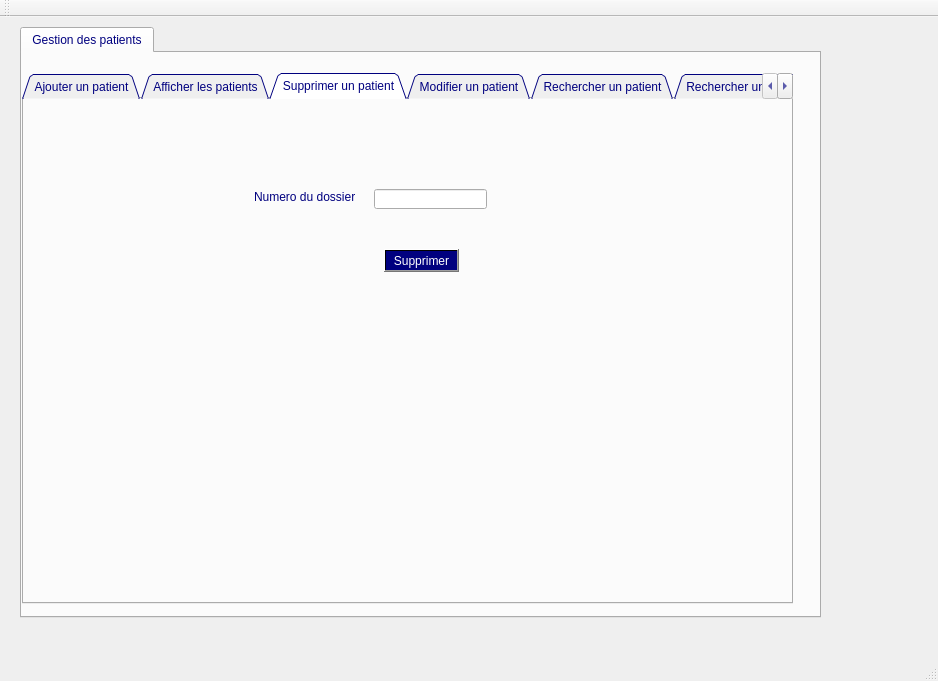
<?xml version="1.0" encoding="UTF-8"?>
<ui version="4.0">
 <class>MainWindow</class>
 <widget class="QMainWindow" name="MainWindow">
  <property name="geometry">
   <rect>
    <x>0</x>
    <y>0</y>
    <width>938</width>
    <height>681</height>
   </rect>
  </property>
  <property name="windowTitle">
   <string>Gestion des patients</string>
  </property>
  <widget class="QWidget" name="centralWidget">
   <widget class="QTabWidget" name="tabWidget_2">
    <property name="geometry">
     <rect>
      <x>20</x>
      <y>10</y>
      <width>801</width>
      <height>591</height>
     </rect>
    </property>
    <property name="styleSheet">
     <string notr="true">color:rgb(0,0,127);</string>
    </property>
    <property name="currentIndex">
     <number>0</number>
    </property>
    <widget class="QWidget" name="tab_4">
     <attribute name="title">
      <string>Gestion des patients</string>
     </attribute>
     <widget class="QTabWidget" name="tabWidget">
      <property name="geometry">
       <rect>
        <x>0</x>
        <y>20</y>
        <width>771</width>
        <height>531</height>
       </rect>
      </property>
      <property name="styleSheet">
       <string notr="true">color:rgb(0,0,127);</string>
      </property>
      <property name="tabPosition">
       <enum>QTabWidget::North</enum>
      </property>
      <property name="tabShape">
       <enum>QTabWidget::Triangular</enum>
      </property>
      <property name="currentIndex">
       <number>2</number>
      </property>
      <property name="elideMode">
       <enum>Qt::ElideNone</enum>
      </property>
      <property name="tabsClosable">
       <bool>false</bool>
      </property>
      <property name="movable">
       <bool>false</bool>
      </property>
      <property name="tabBarAutoHide">
       <bool>false</bool>
      </property>
      <widget class="QWidget" name="tab">
       <attribute name="title">
        <string>Ajouter un patient</string>
       </attribute>
       <widget class="QGroupBox" name="groupBox_2">
        <property name="geometry">
         <rect>
          <x>100</x>
          <y>30</y>
          <width>591</width>
          <height>461</height>
         </rect>
        </property>
        <property name="styleSheet">
         <string notr="true">color:rgb(0,0,127);</string>
        </property>
        <property name="title">
         <string>Ajouter un dossier</string>
        </property>
        <widget class="QLineEdit" name="nom">
         <property name="geometry">
          <rect>
           <x>280</x>
           <y>100</y>
           <width>171</width>
           <height>22</height>
          </rect>
         </property>
        </widget>
        <widget class="QLabel" name="label_16">
         <property name="geometry">
          <rect>
           <x>50</x>
           <y>100</y>
           <width>191</width>
           <height>20</height>
          </rect>
         </property>
         <property name="text">
          <string>Nom </string>
         </property>
        </widget>
        <widget class="QLabel" name="label_18">
         <property name="geometry">
          <rect>
           <x>50</x>
           <y>200</y>
           <width>191</width>
           <height>20</height>
          </rect>
         </property>
         <property name="text">
          <string>dernier rdv</string>
         </property>
        </widget>
        <widget class="QLineEdit" name="drdv">
         <property name="geometry">
          <rect>
           <x>280</x>
           <y>200</y>
           <width>171</width>
           <height>22</height>
          </rect>
         </property>
        </widget>
        <widget class="QLabel" name="label_19">
         <property name="geometry">
          <rect>
           <x>50</x>
           <y>260</y>
           <width>191</width>
           <height>20</height>
          </rect>
         </property>
         <property name="text">
          <string>maladie</string>
         </property>
        </widget>
        <widget class="QLineEdit" name="maladie">
         <property name="geometry">
          <rect>
           <x>280</x>
           <y>260</y>
           <width>171</width>
           <height>22</height>
          </rect>
         </property>
        </widget>
        <widget class="QLineEdit" name="obs">
         <property name="geometry">
          <rect>
           <x>280</x>
           <y>310</y>
           <width>171</width>
           <height>22</height>
          </rect>
         </property>
         <property name="text">
          <string/>
         </property>
        </widget>
        <widget class="QLabel" name="label_20">
         <property name="geometry">
          <rect>
           <x>50</x>
           <y>310</y>
           <width>191</width>
           <height>20</height>
          </rect>
         </property>
         <property name="text">
          <string>observation</string>
         </property>
        </widget>
        <widget class="QLabel" name="label_21">
         <property name="geometry">
          <rect>
           <x>50</x>
           <y>150</y>
           <width>191</width>
           <height>20</height>
          </rect>
         </property>
         <property name="text">
          <string>Prenom </string>
         </property>
        </widget>
        <widget class="QLineEdit" name="prenom">
         <property name="geometry">
          <rect>
           <x>280</x>
           <y>150</y>
           <width>171</width>
           <height>22</height>
          </rect>
         </property>
        </widget>
        <widget class="QLabel" name="label_22">
         <property name="geometry">
          <rect>
           <x>50</x>
           <y>60</y>
           <width>191</width>
           <height>20</height>
          </rect>
         </property>
         <property name="text">
          <string>Numero de dossier</string>
         </property>
        </widget>
        <widget class="QLineEdit" name="nump">
         <property name="geometry">
          <rect>
           <x>280</x>
           <y>60</y>
           <width>171</width>
           <height>22</height>
          </rect>
         </property>
        </widget>
        <widget class="QPushButton" name="pb_ajouter">
         <property name="geometry">
          <rect>
           <x>380</x>
           <y>380</y>
           <width>75</width>
           <height>23</height>
          </rect>
         </property>
         <property name="styleSheet">
          <string notr="true">background-color: qlineargradient(spread:pad, x1:0.631, y1:0.420455, x2:1, y2:0, stop:1 rgba(0, 0, 127, 255));
color: rgb(255, 255, 255);</string>
         </property>
         <property name="text">
          <string>Ajouter</string>
         </property>
        </widget>
        <widget class="QLabel" name="pic_1">
         <property name="geometry">
          <rect>
           <x>0</x>
           <y>20</y>
           <width>771</width>
           <height>521</height>
          </rect>
         </property>
         <property name="text">
          <string/>
         </property>
        </widget>
        <zorder>pic_1</zorder>
        <zorder>nom</zorder>
        <zorder>label_16</zorder>
        <zorder>label_18</zorder>
        <zorder>drdv</zorder>
        <zorder>label_19</zorder>
        <zorder>maladie</zorder>
        <zorder>obs</zorder>
        <zorder>label_20</zorder>
        <zorder>label_21</zorder>
        <zorder>prenom</zorder>
        <zorder>label_22</zorder>
        <zorder>nump</zorder>
        <zorder>pb_ajouter</zorder>
       </widget>
       <widget class="QLabel" name="p1">
        <property name="geometry">
         <rect>
          <x>0</x>
          <y>0</y>
          <width>771</width>
          <height>531</height>
         </rect>
        </property>
        <property name="text">
         <string/>
        </property>
       </widget>
       <zorder>p1</zorder>
       <zorder>groupBox_2</zorder>
      </widget>
      <widget class="QWidget" name="tab_2">
       <attribute name="title">
        <string>Afficher les patients</string>
       </attribute>
       <widget class="QTableView" name="tabpatient">
        <property name="geometry">
         <rect>
          <x>10</x>
          <y>10</y>
          <width>731</width>
          <height>491</height>
         </rect>
        </property>
       </widget>
       <widget class="QLabel" name="p2">
        <property name="geometry">
         <rect>
          <x>0</x>
          <y>0</y>
          <width>771</width>
          <height>531</height>
         </rect>
        </property>
        <property name="text">
         <string/>
        </property>
       </widget>
       <zorder>p2</zorder>
       <zorder>tabpatient</zorder>
      </widget>
      <widget class="QWidget" name="tab_3">
       <attribute name="title">
        <string>Supprimer un patient</string>
       </attribute>
       <widget class="QLineEdit" name="lineEdit_id_2">
        <property name="geometry">
         <rect>
          <x>350</x>
          <y>90</y>
          <width>113</width>
          <height>20</height>
         </rect>
        </property>
       </widget>
       <widget class="QLabel" name="label_4">
        <property name="geometry">
         <rect>
          <x>230</x>
          <y>90</y>
          <width>101</width>
          <height>16</height>
         </rect>
        </property>
        <property name="text">
         <string>Numero du dossier</string>
        </property>
       </widget>
       <widget class="QPushButton" name="pb_supprimer">
        <property name="geometry">
         <rect>
          <x>360</x>
          <y>150</y>
          <width>75</width>
          <height>23</height>
         </rect>
        </property>
        <property name="styleSheet">
         <string notr="true">background-color: qlineargradient(spread:pad, x1:0.631, y1:0.420455, x2:1, y2:0, stop:1 rgba(0, 0, 127, 255));
color: rgb(255, 255, 255);</string>
        </property>
        <property name="text">
         <string>Supprimer</string>
        </property>
       </widget>
       <widget class="QLabel" name="p3">
        <property name="geometry">
         <rect>
          <x>0</x>
          <y>0</y>
          <width>771</width>
          <height>531</height>
         </rect>
        </property>
        <property name="text">
         <string/>
        </property>
       </widget>
       <zorder>p3</zorder>
       <zorder>lineEdit_id_2</zorder>
       <zorder>label_4</zorder>
       <zorder>pb_supprimer</zorder>
      </widget>
      <widget class="QWidget" name="tab_6">
       <attribute name="title">
        <string>Modifier un patient</string>
       </attribute>
       <widget class="QGroupBox" name="groupBox">
        <property name="geometry">
         <rect>
          <x>90</x>
          <y>10</y>
          <width>591</width>
          <height>481</height>
         </rect>
        </property>
        <property name="title">
         <string>Modifier un dossier</string>
        </property>
        <widget class="QLabel" name="label_6">
         <property name="geometry">
          <rect>
           <x>50</x>
           <y>70</y>
           <width>191</width>
           <height>20</height>
          </rect>
         </property>
         <property name="text">
          <string>numero de dossier</string>
         </property>
        </widget>
        <widget class="QLineEdit" name="m1">
         <property name="geometry">
          <rect>
           <x>280</x>
           <y>70</y>
           <width>171</width>
           <height>22</height>
          </rect>
         </property>
        </widget>
        <widget class="QLabel" name="label_8">
         <property name="geometry">
          <rect>
           <x>50</x>
           <y>240</y>
           <width>191</width>
           <height>20</height>
          </rect>
         </property>
         <property name="text">
          <string>dernier rdv</string>
         </property>
        </widget>
        <widget class="QLineEdit" name="m4">
         <property name="geometry">
          <rect>
           <x>280</x>
           <y>240</y>
           <width>171</width>
           <height>22</height>
          </rect>
         </property>
        </widget>
        <widget class="QLabel" name="label_9">
         <property name="geometry">
          <rect>
           <x>50</x>
           <y>290</y>
           <width>191</width>
           <height>20</height>
          </rect>
         </property>
         <property name="text">
          <string>maladie</string>
         </property>
        </widget>
        <widget class="QLineEdit" name="m5">
         <property name="geometry">
          <rect>
           <x>280</x>
           <y>290</y>
           <width>171</width>
           <height>22</height>
          </rect>
         </property>
        </widget>
        <widget class="QLineEdit" name="m6">
         <property name="geometry">
          <rect>
           <x>280</x>
           <y>340</y>
           <width>171</width>
           <height>22</height>
          </rect>
         </property>
         <property name="text">
          <string/>
         </property>
        </widget>
        <widget class="QLabel" name="label_11">
         <property name="geometry">
          <rect>
           <x>50</x>
           <y>340</y>
           <width>191</width>
           <height>20</height>
          </rect>
         </property>
         <property name="text">
          <string>observation</string>
         </property>
        </widget>
        <widget class="QPushButton" name="modif">
         <property name="geometry">
          <rect>
           <x>350</x>
           <y>420</y>
           <width>93</width>
           <height>28</height>
          </rect>
         </property>
         <property name="styleSheet">
          <string notr="true">background-color: qlineargradient(spread:pad, x1:0.631, y1:0.420455, x2:1, y2:0, stop:1 rgba(0, 0, 127, 255));
color: rgb(255, 255, 255);</string>
         </property>
         <property name="text">
          <string>Confirmer</string>
         </property>
        </widget>
        <widget class="QLineEdit" name="m3">
         <property name="geometry">
          <rect>
           <x>280</x>
           <y>190</y>
           <width>171</width>
           <height>22</height>
          </rect>
         </property>
        </widget>
        <widget class="QLabel" name="label_29">
         <property name="geometry">
          <rect>
           <x>50</x>
           <y>140</y>
           <width>191</width>
           <height>20</height>
          </rect>
         </property>
         <property name="text">
          <string>Nom </string>
         </property>
        </widget>
        <widget class="QLabel" name="label_28">
         <property name="geometry">
          <rect>
           <x>50</x>
           <y>190</y>
           <width>191</width>
           <height>20</height>
          </rect>
         </property>
         <property name="text">
          <string>Prenom </string>
         </property>
        </widget>
        <widget class="QLineEdit" name="m2">
         <property name="geometry">
          <rect>
           <x>280</x>
           <y>140</y>
           <width>171</width>
           <height>22</height>
          </rect>
         </property>
        </widget>
       </widget>
       <widget class="QLabel" name="p4">
        <property name="geometry">
         <rect>
          <x>0</x>
          <y>0</y>
          <width>771</width>
          <height>531</height>
         </rect>
        </property>
        <property name="text">
         <string>TextLabel</string>
        </property>
       </widget>
       <zorder>p4</zorder>
       <zorder>groupBox</zorder>
      </widget>
      <widget class="QWidget" name="tab_5">
       <attribute name="title">
        <string>Rechercher un patient</string>
       </attribute>
       <widget class="QTableView" name="tabr">
        <property name="geometry">
         <rect>
          <x>10</x>
          <y>220</y>
          <width>741</width>
          <height>91</height>
         </rect>
        </property>
       </widget>
       <widget class="QLabel" name="label_5">
        <property name="geometry">
         <rect>
          <x>150</x>
          <y>140</y>
          <width>101</width>
          <height>16</height>
         </rect>
        </property>
        <property name="text">
         <string>Numero du dossier</string>
        </property>
       </widget>
       <widget class="QLineEdit" name="rech">
        <property name="geometry">
         <rect>
          <x>270</x>
          <y>140</y>
          <width>113</width>
          <height>20</height>
         </rect>
        </property>
       </widget>
       <widget class="QLabel" name="p5">
        <property name="geometry">
         <rect>
          <x>0</x>
          <y>0</y>
          <width>771</width>
          <height>531</height>
         </rect>
        </property>
        <property name="text">
         <string/>
        </property>
       </widget>
       <zorder>p5</zorder>
       <zorder>tabr</zorder>
       <zorder>label_5</zorder>
       <zorder>rech</zorder>
      </widget>
      <widget class="QWidget" name="tab_7">
       <attribute name="title">
        <string>Rechercher un ordonnance</string>
       </attribute>
       <widget class="QLineEdit" name="rech2">
        <property name="geometry">
         <rect>
          <x>340</x>
          <y>150</y>
          <width>113</width>
          <height>20</height>
         </rect>
        </property>
       </widget>
       <widget class="QTableView" name="tabr2">
        <property name="geometry">
         <rect>
          <x>10</x>
          <y>220</y>
          <width>741</width>
          <height>91</height>
         </rect>
        </property>
       </widget>
       <widget class="QLabel" name="label_7">
        <property name="geometry">
         <rect>
          <x>220</x>
          <y>150</y>
          <width>101</width>
          <height>16</height>
         </rect>
        </property>
        <property name="text">
         <string>Numero du dossier</string>
        </property>
       </widget>
       <widget class="QLabel" name="p6">
        <property name="geometry">
         <rect>
          <x>0</x>
          <y>0</y>
          <width>771</width>
          <height>531</height>
         </rect>
        </property>
        <property name="text">
         <string/>
        </property>
       </widget>
       <zorder>p6</zorder>
       <zorder>rech2</zorder>
       <zorder>tabr2</zorder>
       <zorder>label_7</zorder>
      </widget>
     </widget>
    </widget>
   </widget>
   <widget class="QLabel" name="label">
    <property name="geometry">
     <rect>
      <x>20</x>
      <y>10</y>
      <width>801</width>
      <height>591</height>
     </rect>
    </property>
    <property name="sizePolicy">
     <sizepolicy hsizetype="Expanding" vsizetype="Expanding">
      <horstretch>0</horstretch>
      <verstretch>0</verstretch>
     </sizepolicy>
    </property>
    <property name="text">
     <string/>
    </property>
   </widget>
   <zorder>label</zorder>
   <zorder>tabWidget_2</zorder>
  </widget>
  <widget class="QMenuBar" name="menuBar">
   <property name="geometry">
    <rect>
     <x>0</x>
     <y>0</y>
     <width>938</width>
     <height>21</height>
    </rect>
   </property>
  </widget>
  <widget class="QToolBar" name="mainToolBar">
   <attribute name="toolBarArea">
    <enum>TopToolBarArea</enum>
   </attribute>
   <attribute name="toolBarBreak">
    <bool>false</bool>
   </attribute>
  </widget>
  <widget class="QStatusBar" name="statusBar"/>
 </widget>
 <layoutdefault spacing="6" margin="11"/>
 <resources/>
 <connections/>
</ui>
